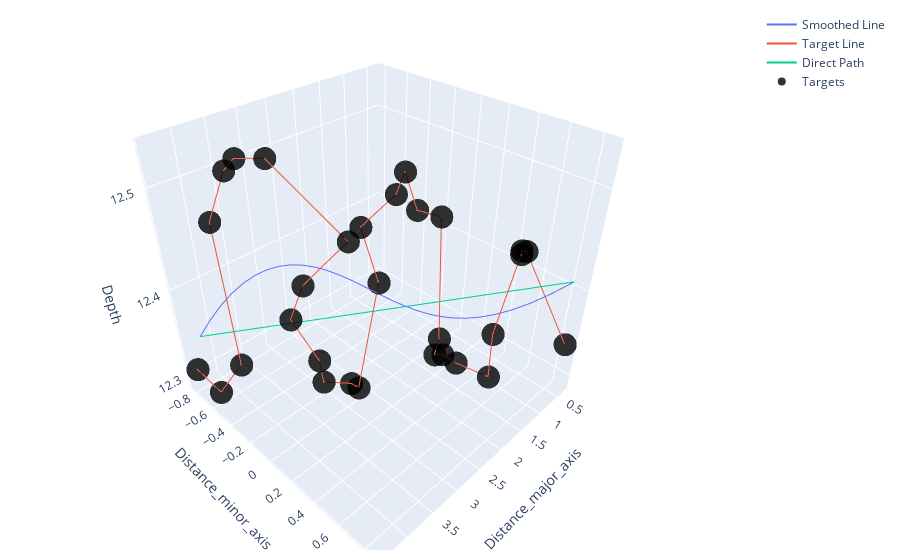

Here is the notebook cell this chart was saved with:
### Code cell
i = 50
trackPlot(dfT,dfR.iloc[i].Process_ID, dfR.iloc[i].Region_ID)
regionStats(dfR.iloc[i],dfT,compassCor[processParams.wbatParams.mooringNum],path_direct=False)
